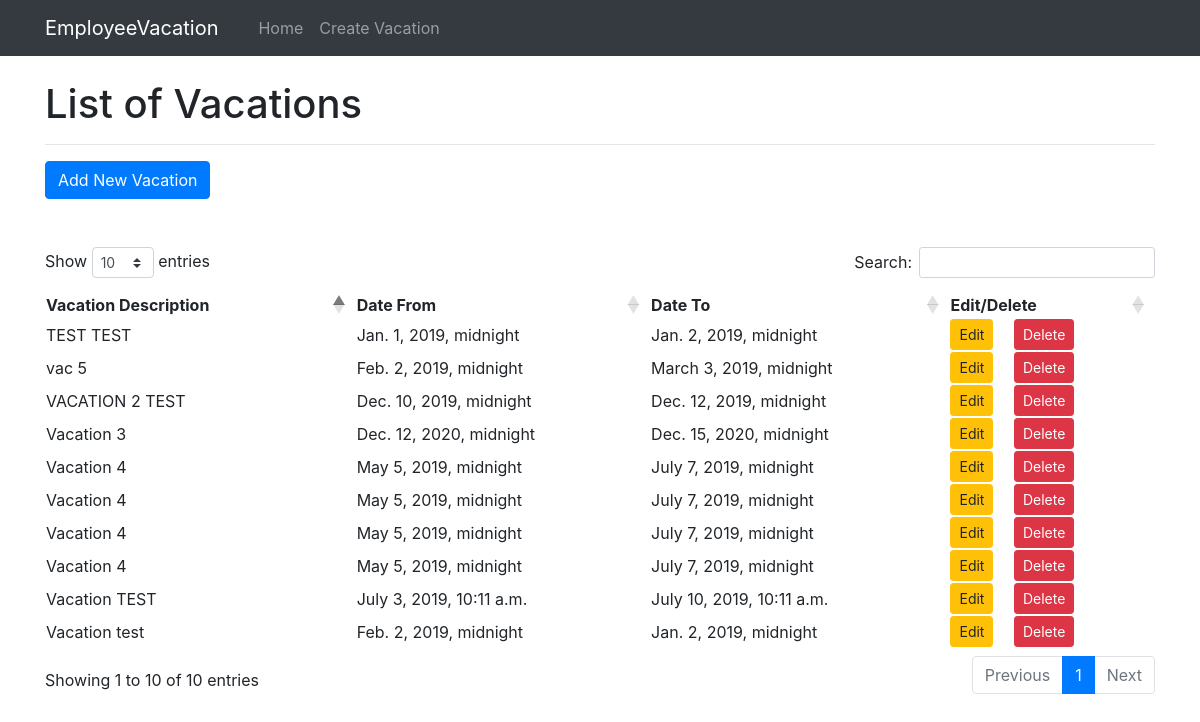
The page / on the database its author committed.
### Vacations/models.py (models this page shows, shortened)
class Vacation(models.Model):
    vacation_desc = models.TextField()
    date_from = models.DateTimeField('date from')
    date_to = models.DateTimeField('date to')

### Vacations/views.py (the view)
# urls.py: path('', list_vacations, name='list_vacations'),
def list_vacations(request):
    vacations = Vacation.objects.all()
    return render(request, 'vacations/index.html', {'vacations': vacations})

### Vacations/templates/vacations/index.html
{% extends './base.html' %}
{% block content %}
    <h1 class="mt-4">List of Vacations</h1>
    <hr>
    <a href="{% url 'vacations:create' %}" class="btn btn-primary mb-5">Add New Vacation</a>
    <table id="example" class="display" style="width:100%">
        <thead>
            <tr>
                <th>Vacation Description</th>
                <th>Date From</th>
                <th>Date To</th>
                <th>Edit/Delete</th>
            </tr>
        </thead>
        <tbody>
            {% for vacation in vacations %}
            <tr>
                <td>{{ vacation.vacation_desc }}</td>
                <td>{{ vacation.date_from }}</td>
                <td>{{ vacation.date_to }}</td>
                <td>
                    <a href="{% url 'vacations:update' vacation.id %}">
                        <button class="btn btn-warning btn-sm mr-2">Edit</button>
                    </a>
                    <a href="{% url 'vacations:delete' vacation.id %}">
                        <button class="btn btn-danger btn-sm ml-2">Delete</button>
                    </a>
                </td>
            </tr>
            {% endfor %}
        </tbody>
    </table>
{% endblock %}

### Vacations/templates/vacations/base.html (shortened to what this page needs)
<!DOCTYPE html>
<html lang="en">
<head>
    <link rel="stylesheet" href="https://stackpath.bootstrapcdn.com/bootstrap/4.3.1/css/bootstrap.min.css"
>
    <link rel="stylesheet" href="https://cdn.datatables.net/1.10.18/css/dataTables.bootstrap4.min.css">
</head>
<body>
    {% include '../layouts/navbar.html' %}
    <div class="container">
        {% block content %}
        {% endblock %}
    </div>
</body>
</html>

### Vacations/templates/layouts/navbar.html (shortened to what this page needs)
<nav class="navbar navbar-expand-lg navbar-dark bg-dark">
    <div class="container">
        <a class="navbar-brand" href="{% url 'vacations:list_vacations' %}">EmployeeVacation</a>
        <div class="collapse navbar-collapse" id="navbarSupportedContent">
            <ul class="navbar-nav mr-auto ml-3">
                <li class="nav-item">
                    <a class="nav-link" href="{% url 'vacations:list_vacations' %}">Home <span class="sr-only">(current)</span></a>
                </li>
                <li class="nav-item">
                    <a class="nav-link" href="{% url 'vacations:create' %}">Create Vacation</a>
                </li>
            </ul>
        </div>
    </div>
</nav>

### rows shown on the page
Vacation: vacation_desc "Vacation TEST", date_from "July 3, 2019, 10:11 a.m.", date_to "July 10, 2019, 10:11 a.m."
Vacation: vacation_desc "VACATION 2 TEST", date_from "Dec. 10, 2019, midnight", date_to "Dec. 12, 2019, midnight"
Vacation: vacation_desc "Vacation 3", date_from "Dec. 12, 2020, midnight", date_to "Dec. 15, 2020, midnight"
Vacation: vacation_desc "Vacation 4", date_from "May 5, 2019, midnight", date_to "July 7, 2019, midnight"
Vacation: vacation_desc "Vacation 4", date_from "May 5, 2019, midnight", date_to "July 7, 2019, midnight"
Vacation: vacation_desc "Vacation 4", date_from "May 5, 2019, midnight", date_to "July 7, 2019, midnight"
Vacation: vacation_desc "Vacation 4", date_from "May 5, 2019, midnight", date_to "July 7, 2019, midnight"
Vacation: vacation_desc "vac 5", date_from "Feb. 2, 2019, midnight", date_to "March 3, 2019, midnight"
Vacation: vacation_desc "Vacation test", date_from "Feb. 2, 2019, midnight", date_to "Jan. 2, 2019, midnight"
Vacation: vacation_desc "TEST TEST", date_from "Jan. 1, 2019, midnight", date_to "Jan. 2, 2019, midnight"
